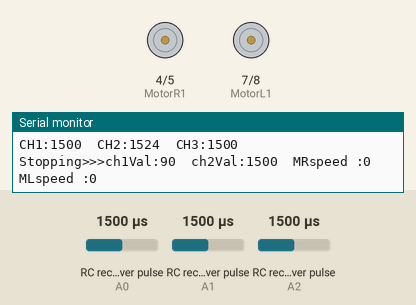
Simulated run of this sketch. Board: Arduino Uno, built with avr-gcc and run on an emulated ATmega328P. Parts: motor-driver pin pairs drawn as motors (green arrow = first pin HIGH = forward, orange = second pin HIGH = backward, longer = more drive, scaled by the enable pin), the last lines printed to the serial monitor. Wiring (inferred from the names in the program): 3 × RC receiver channel: data A0 / data A1 / data A2. The test bench sets the inputs (shaded band); at power-on: RC receiver pulse (sensors on A1, A0, A2) 1500 µs.

Above: at 1.2 s.
1.3 s: RC receiver pulse (sensor on A1) set to 1020 µs
At 3.1 s:
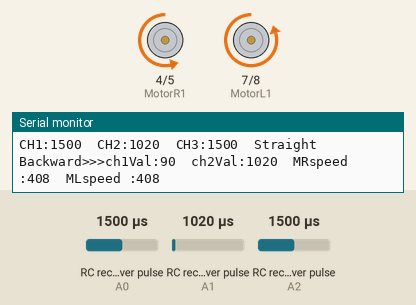
4.0 s: RC receiver pulse (sensor on A0) set to 1440 µs
7.0 s: RC receiver pulse (sensor on A0) set to 1414 µs
10.0 s: RC receiver pulse (sensor on A0) set to 1395 µs
At 10.66 s:
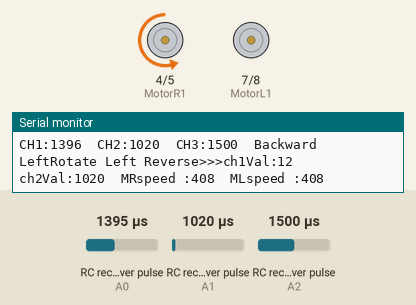
13.0 s: RC receiver pulse (sensor on A1) set to 1750 µs
At 14.14 s:
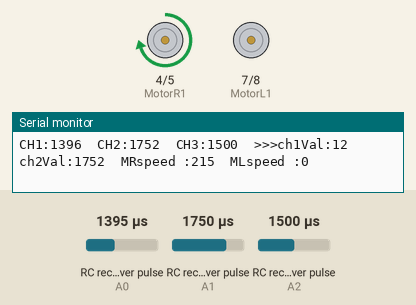
16.0 s: RC receiver pulse (sensor on A1) set to 1250 µs
At 16.28 s:
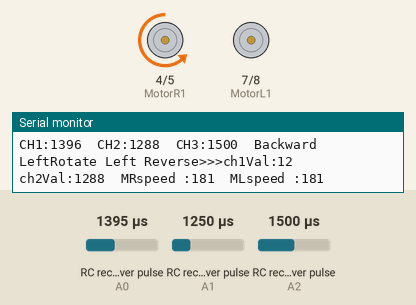
Timing chart, 0 to 20.0 s (numbered marks = the images above; inputs shaded):
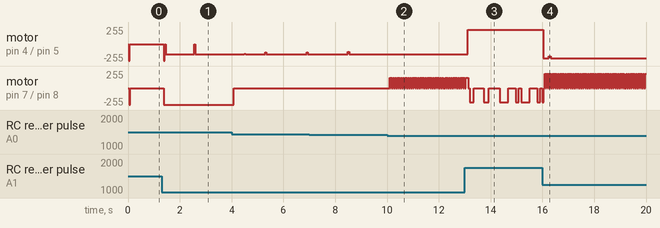

The sketch:

_3-CH_Flysky_control_tracked_robot_l298n_V2_public.ino
```cpp
// (licence header left out)
#include <Servo.h>
#include <SPI.h>
#include <EnableInterrupt.h>

#define SERIAL_PORT_SPEED 115200
#define RC_NUM_CHANNELS  3

#define RC_CH1  0
#define RC_CH2  1
#define RC_CH3  2

#define RC_CH1_INPUT  A0
#define RC_CH2_INPUT  A1
#define RC_CH3_INPUT  A2

//////////////////////////////////////////////////////////////////
int ch1;
int ch2;
int ch3;

int ch1Val;
int ch2Val;
int ch3Val;
//////////////////////////////////////////////////////////////////
//Motor Right
const int enableR = 3;
const int MotorR1 = 4;
const int MotorR2 = 5;

//Motor Left
const int enableL = 6;
const int MotorL1 = 7;
const int MotorL2 = 8;

int enableRval ;
int enableLval ;
int MotorR1val ;
int MotorR2val ;
int MotorL1val ;
int MotorL2val ;

int MotorRspeed ;
int MotorLspeed ;

//////////////////////////////////////////////////////////////////
uint16_t rc_values[RC_NUM_CHANNELS];
uint32_t rc_start[RC_NUM_CHANNELS];
volatile uint16_t rc_shared[RC_NUM_CHANNELS];

void rc_read_values() {
  noInterrupts();
  memcpy(rc_values, (const void *)rc_shared, sizeof(rc_shared));
  interrupts();
}

void calc_input(uint8_t channel, uint8_t input_pin) {
  if (digitalRead(input_pin) == HIGH) {
    rc_start[channel] = micros();
  } else {
    uint16_t rc_compare = (uint16_t)(micros() - rc_start[channel]);
    rc_shared[channel] = rc_compare;
  }
}

void calc_ch1() { calc_input(RC_CH1, RC_CH1_INPUT); }
void calc_ch2() { calc_input(RC_CH2, RC_CH2_INPUT); }
void calc_ch3() { calc_input(RC_CH3, RC_CH3_INPUT); }

void setup() {

  Serial.begin(SERIAL_PORT_SPEED);

  pinMode(RC_CH1_INPUT, INPUT);
  pinMode(RC_CH2_INPUT, INPUT);
  pinMode(RC_CH3_INPUT, INPUT);

  enableInterrupt(RC_CH1_INPUT, calc_ch1, CHANGE);
  enableInterrupt(RC_CH2_INPUT, calc_ch2, CHANGE);
  enableInterrupt(RC_CH3_INPUT, calc_ch3, CHANGE);

//////////////////////////////////////////////////////////////////

  pinMode (enableR, OUTPUT);
  pinMode (MotorR1, OUTPUT);
  pinMode (MotorR2, OUTPUT);

  pinMode (enableL, OUTPUT);
  pinMode (MotorL1, OUTPUT);
  pinMode (MotorL2, OUTPUT);

  digitalWrite(enableR , HIGH);
  digitalWrite(enableL , HIGH);

}//void setup()

void loop() {
  rc_read_values();
delay(10);
  Serial.print("CH1:"); Serial.print(rc_values[RC_CH1]); Serial.print("  ");
  Serial.print("CH2:"); Serial.print(rc_values[RC_CH2]); Serial.print("  ");
  Serial.print("CH3:"); Serial.print(rc_values[RC_CH3]); Serial.print("  ");

ch1Val = rc_values[RC_CH1];//1380,1508 ,1650
ch2Val = rc_values[RC_CH2];//1804  1476  1208
ch3Val = rc_values[RC_CH3];//

////////////////////////////////////ch1////////////////////////////////////////
ch1Val = map(ch1Val, 1380, 1620, 0, 180);     // code between 1380,1508 ,1620

////////////////////////////////////ch1 neutral position////////////////////////////////////////
if (ch1Val >= 80 && ch1Val <= 100 ) ////neutral position
{
ch1Val = 90;

}

////////////////////////////////////ch2 neutral position////////////////////////////////////////
if (ch2Val >= 1450 && ch2Val <= 1550 ) ////neutral position
{
ch2Val = 1500;
  MotorRspeed = 0;
  MotorLspeed = 0;
  Engine();
}

/*************************************************************Stopping***************************************************************/
      if (  ch2Val == 1500  )//neutral steering wheel + neutral trigger
     {

      MotorRspeed = 0;
      MotorLspeed = 0;

      MotorR1val = 0;
      MotorR2val = 0;
      MotorL1val = 0;
      MotorL2val = 0;
      Engine();
      Serial.print("Stopping");
     }

  /*************************************************************Straight Forward***************************************************************/

     if ( ch1Val == 90   &&  ch2Val > 1500 )//neutral steering wheel + positive trigger
     {

     MotorRspeed =  map(ch2Val,1810,1500,255,0);

     MotorLspeed =  MotorRspeed;

      MotorR1val = 1;
      MotorR2val = 0;
      MotorL1val = 1;
      MotorL2val = 0;
      Engine();
      Serial.print("Straight Forward");
     }
 /*************************************************************Straight Backward***************************************************************/

  if ( ch1Val == 90  && ch2Val < 1400   )//neutral steering wheel + negative trigger
   {

     MotorRspeed = map(ch2Val,1200,1500,255,0);

     MotorLspeed = MotorRspeed;

      MotorR1val = 0;
      MotorR2val = 1;
      MotorL1val = 0;
      MotorL2val = 1;
      Engine();
      Serial.print("Straight Backward");
   }

 /********************************************************************Forward Right Direction***************************************************************/

  if (ch1Val > 100 && ch1Val < 170 && ch2Val > 1500 )//Right steering wheel + positive trigger
     {

     MotorRspeed = 0;

     MotorLspeed = map(ch2Val,1810,1500,255,0);

      MotorR1val = 1;
      MotorR2val = 0;
      MotorL1val = 1;
      MotorL2val = 0;
      Engine();
      Serial.print("Forward Right");
     }

  /********************************************************************Forward Left Direction***************************************************************/

  if ( ch1Val > 15  &&  ch1Val < 80 && ch2Val > 1500 )//Left steering wheel + positive trigger
     {

     MotorRspeed = map(ch2Val,1800,1500,255,0);

     MotorLspeed = 0;

      MotorR1val = 1;
      MotorR2val = 0;
      MotorL1val = 1;
      MotorL2val = 0;
      Engine();
      Serial.print("Forward Left");
     }

/********************************************************************Backward Right Direction***************************************************************/
   if (ch1Val > 100 && ch1Val < 170 && ch2Val < 1500 )//Right steering wheel + negative trigger
     {

     MotorRspeed = 0;

     MotorLspeed = map(ch2Val,1200,1500,255,0);

      MotorR1val = 0;
      MotorR2val = 1;
      MotorL1val = 0;
      MotorL2val = 1;
      Engine();
      Serial.print("Backward Right");
     }
   /************************************************Backward Left Direction***************************************************************/

  if (ch1Val < 80 && ch1Val > 10 && ch2Val < 1500)//Left steering wheel + negative trigger
     {

     MotorRspeed = map(ch2Val,1200,1500,255,0);

     MotorLspeed = 0;

      MotorR1val = 0;
      MotorR2val = 1;
      MotorL1val = 0;
      MotorL2val = 1;
      Engine();
      Serial.print("Backward Left");
     }
  /*************************************************************Rotate Right***************************************************************/
   if ( ch1Val >= 170 && ch1Val <= 180  && ch2Val > 1500 )//Full right steering wheel + positive trigger
   {

     MotorRspeed = map(ch2Val,1800,1500,255,0);

     MotorLspeed = MotorRspeed;

      MotorR1val = 0;
      MotorR2val = 1;
      MotorL1val = 1;
      MotorL2val = 0;
      Engine();
      Serial.print("Rotate Right");
   }
 /*************************************************************Rotate Right Reverse***************************************************************/
   if ( ch1Val >= 170 && ch1Val <= 180  && ch2Val < 1500 )//Full right steering wheel + negative trigger
   {

     MotorRspeed = map(ch2Val,1200,1500,255,0);

     MotorLspeed = MotorRspeed;

      MotorR1val = 1;
      MotorR2val = 0;
      MotorL1val = 0;
      MotorL2val = 1;
      Engine();
      Serial.print("Rotate Right Reverse");
   }
 /*************************************************************Rotate Left***************************************************************/

   if ( ch1Val <= 10 && ch1Val >= 0 && ch2Val > 1500)//Full left steering wheel + trigger
   {

     MotorRspeed = map(ch2Val,1800,1500,255,0);

     MotorLspeed = MotorRspeed;

      MotorR1val = 1;
      MotorR2val = 0;
      MotorL1val = 0;
      MotorL2val = 1;
      Engine();
      Serial.print("Rotate Left");
   }
   /*************************************************************Rotate Left Reverse***************************************************************/

   if ( ch1Val <= 15 && ch1Val >= 0 && ch2Val < 1500)//Full left steering wheel + trigger
   {

     MotorRspeed = map(ch2Val,1200,1500,255,0);

     MotorLspeed = MotorRspeed;

      MotorR1val = 0;
      MotorR2val = 1;
      MotorL1val = 1;
      MotorL2val = 0;
      Engine();
      Serial.print("Rotate Left Reverse");
   }


Serial.print(">>>");
Serial.print("ch1Val:"); Serial.print(ch1Val); Serial.print("  ");
Serial.print("ch2Val:"); Serial.print(ch2Val); Serial.print("  ");
Serial.print("MRspeed :"); Serial.print(MotorRspeed);Serial.print("  ");
Serial.print("MLspeed :"); Serial.println(MotorLspeed);

}//void loop


/*****************Driving motor *********************************************************************/

void Engine() {
//Right Motor

  analogWrite(enableR , MotorRspeed);//

  digitalWrite (MotorR1,MotorR1val);
  digitalWrite (MotorR2,MotorR2val);
  delay (15);
 //Left Motor

  analogWrite(enableL , MotorLspeed);//

  digitalWrite (MotorL1,MotorL1val);
  digitalWrite (MotorL2,MotorL2val);
  delay (15);
}
```

Measured:
- the behaviour switches between 1402 and 1401 µs on RC receiver pulse (sensor on A0) (found by bisection; images 1 and 2)
- after the input at 1.3 s, motor on pin 4 (MotorR1) / pin 5 (MotorR2): stopped → backward 152/255 after 0.07 s; motor on pin 7 (MotorL1) / pin 8 (MotorL2): stopped → backward 251/255 after 0.09 s
- after the input at 10.0 s, motor on pin 4 (MotorR1) / pin 5 (MotorR2): stays backward 152/255 (without the input it goes to backward 131/255 after 1.3 s); motor on pin 7 (MotorL1) / pin 8 (MotorL2): alternates forward 152/255 for 0.04 s and stopped for 0.03 s, starting after 0.10 s
- after the input at 13.0 s, motor on pin 4 (MotorR1) / pin 5 (MotorR2): backward 152/255 → forward 215/255 after 0.11 s
- after the input at 16.0 s, motor on pin 4 (MotorR1) / pin 5 (MotorR2): forward 215/255 → backward 211/255 at once, → backward 181/255 0.22 s later, → backward 211/255 0.07 s later
